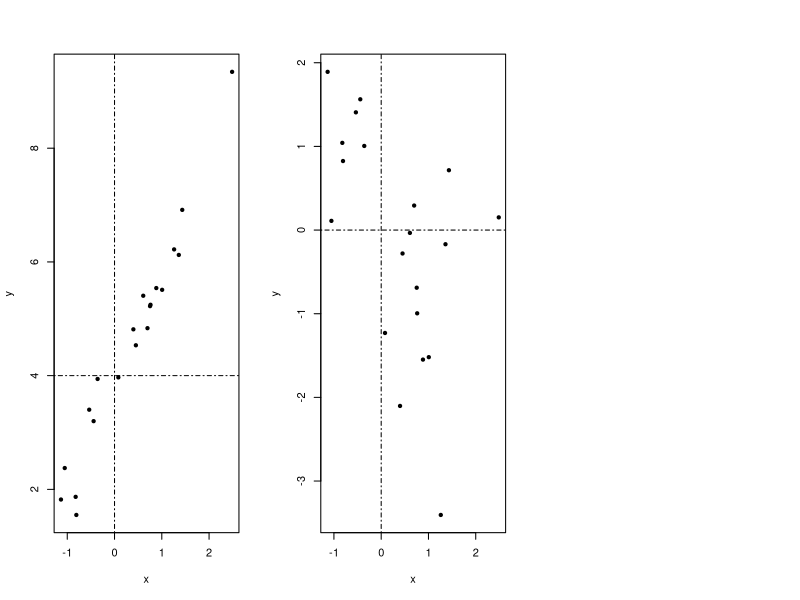

Here is the R script that generated this plot:
## ---- chunk 1
knitr::opts_chunk$set(echo = TRUE)
library(knitr)
## ---- chunk 2
par(mfrow = c(1,3))
x <- rnorm(20)
y <- 4 + 1.6*x + rnorm(20, mean = 0, sd = 0.5)
plot(y ~x, xlab = "x", ylab = "y", pch = 20)
# abline(a = 4, b = 1.6)
 abline(h = 4, v = 0, lty = 4)
# abline(h = mean(y), v = mean(x), lty = 2, col = "magenta", lwd = 2)
y <- rnorm(20)
plot(y ~x, xlab = "x", ylab = "y", pch = 20)
# abline(a = 4, b = 1.6)
abline(h = 0, v = 0, lty = 4)
# abline(h = mean(y), v = mean(x), lty = 2, col = "magenta", lwd = 2)
